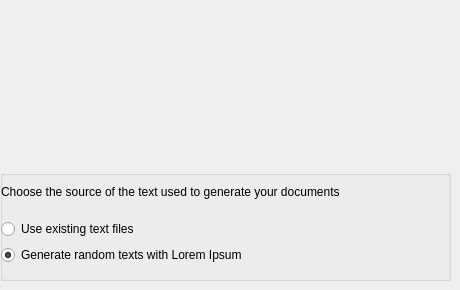
  <widget class="QWizardPage" name="ChoiceTextType">
   <property name="subTitle">
    <string>DocCreator</string>
   </property>
   <widget class="QGroupBox" name="groupBox_3">
    <property name="geometry">
     <rect>
      <x>0</x>
      <y>170</y>
      <width>451</width>
      <height>111</height>
     </rect>
    </property>
    <property name="title">
     <string/>
    </property>
    <widget class="QWidget" name="layoutWidget_2">
     <property name="geometry">
      <rect>
       <x>1</x>
       <y>0</y>
       <width>437</width>
       <height>95</height>
      </rect>
     </property>
     <layout class="QVBoxLayout" name="verticalLayout_3">
      <item>
       <widget class="QLabel" name="label_9">
        <property name="text">
         <string>Choose the source of the text used to generate your documents</string>
        </property>
       </widget>
      </item>
      <item>
       <layout class="QHBoxLayout" name="horizontalLayout_3">
        <item>
         <widget class="QRadioButton" name="FolderText">
          <property name="text">
           <string>Use existing text files</string>
          </property>
          <attribute name="buttonGroup">
           <string notr="true">buttonGroupText</string>
          </attribute>
         </widget>
        </item>
       </layout>
      </item>
      <item>
       <widget class="QRadioButton" name="LoremIpsum">
        <property name="text">
         <string>Generate random texts with Lorem Ipsum</string>
        </property>
        <property name="checked">
         <bool>true</bool>
        </property>
        <attribute name="buttonGroup">
         <string notr="true">buttonGroupText</string>
        </attribute>
       </widget>
      </item>
     </layout>
    </widget>
   </widget>
  </widget>
